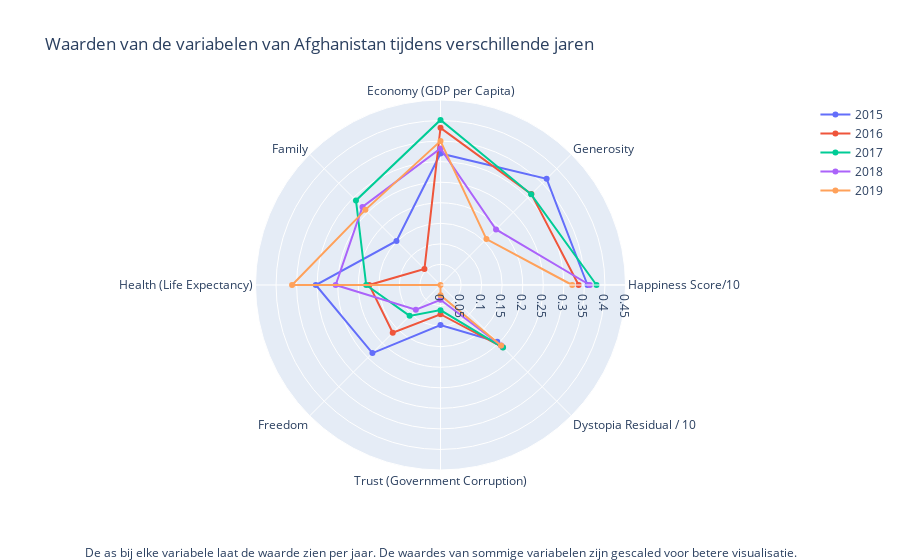

The cell this chart's notebook holds for it:
### Markdown cell above
### Relatieve veranderingen van Afghanistan

In de onderstaande grafiek zijn per jaar alle waarden van Afghanistan laten zien. Als voorbeeld nemen we Family. Door steeds te kijken naar het relatieve verschil tussen twee achtereenvolgende jaren, is te zien dat Family in dezelfde jaren stijgt en daalt als de Happiness Score. Dit kan erop wijzen dat Family invloed heeft op de uiteindelijke Happiness Score.

### Code cell
year = df.head(n=5)["Year"]
generosity = df.head(n=5)["Generosity"]
economy  = df.head(n=5)["Economy (GDP per Capita)"]
family  = df.head(n=5)["Family"]/2
health  = df.head(n=5)["Health (Life Expectancy)"]
freedom  = df.head(n=5)["Freedom"]
trust  = df.head(n=5)["Trust (Government Corruption)"]
dystopia  = df.head(n=5)["Dystopia Residual"]/10
rank = df.head(n=5)["Happiness Rank"] 
score = df.head(n=5)["Happiness Score"]/10

categories = ["Happiness Score/10","Generosity", "Economy (GDP per Capita)", "Family","Health (Life Expectancy)","Freedom",
              "Trust (Government Corruption)","Dystopia Residual / 10"] 


fig = go.Figure()
count = 0

for i in year:
    fig.add_trace(go.Scatterpolar(
          r=[score[count],generosity[count], economy[count], family[count],health[count],freedom[count],trust[count],dystopia[count]],
          theta=categories,
          name=i
    ))
    count += 1

fig.update_layout(
    title = "Waarden van de variabelen van Afghanistan tijdens verschillende jaren",
    polar=dict(
        radialaxis=dict(
        visible=True,
        range=[0, 0.45]
        )),
    showlegend=True,
    margin_b=90,
    annotations = [dict(xref='paper',
                        yref='paper',
                        x=0.5, 
                        y=-0.25,
                        showarrow=False,
                        text ='De as bij elke variabele laat de waarde zien per jaar. De waardes van sommige variabelen zijn gescaled voor betere visualisatie.')]
)

fig.show()

### Figure 1 — Plotly figure (JSON) as saved in the notebook; plotly's stock layout.template omitted (floating-point values rounded to 4 significant figures)
{"data": [{"name": "2015", "r": [0.3575, 0.3651, 0.3198, 0.1514, 0.3034, 0.2341, 0.09719, 0.1952], "theta": ["Happiness Score/10", "Generosity", "Economy (GDP per Capita)", "Family", "Health (Life Expectancy)", "Freedom", "Trust (Government Corruption)", "Dystopia Residual / 10"], "type": "scatterpolar"}, {"name": "2016", "r": [0.336, 0.3127, 0.3823, 0.05518, 0.1734, 0.1643, 0.07112, 0.2146], "theta": ["Happiness Score/10", "Generosity", "Economy (GDP per Capita)", "Family", "Health (Life Expectancy)", "Freedom", "Trust (Government Corruption)", "Dystopia Residual / 10"], "type": "scatterpolar"}, {"name": "2017", "r": [0.3794, 0.3119, 0.4015, 0.2908, 0.1807, 0.1062, 0.06116, 0.2151], "theta": ["Happiness Score/10", "Generosity", "Economy (GDP per Capita)", "Family", "Health (Life Expectancy)", "Freedom", "Trust (Government Corruption)", "Dystopia Residual / 10"], "type": "scatterpolar"}, {"name": "2018", "r": [0.3632, 0.191, 0.332, 0.2685, 0.255, 0.085, 0.036, 0.2083], "theta": ["Happiness Score/10", "Generosity", "Economy (GDP per Capita)", "Family", "Health (Life Expectancy)", "Freedom", "Trust (Government Corruption)", "Dystopia Residual / 10"], "type": "scatterpolar"}, {"name": "2019", "r": [0.3203, 0.158, 0.35, 0.2585, 0.361, 0, 0.025, 0.2083], "theta": ["Happiness Score/10", "Generosity", "Economy (GDP per Capita)", "Family", "Health (Life Expectancy)", "Freedom", "Trust (Government Corruption)", "Dystopia Residual / 10"], "type": "scatterpolar"}], "layout": {"annotations": [{"showarrow": false, "text": "De as bij elke variabele laat de waarde zien per jaar. De waardes van sommige variabelen zijn gescaled voor betere visualisatie.", "x": 0.5, "xref": "paper", "y": -0.25, "yref": "paper"}], "margin": {"b": 90}, "polar": {"radialaxis": {"range": [0, 0.45], "visible": true}}, "showlegend": true, "title": {"text": "Waarden van de variabelen van Afghanistan tijdens verschillende jaren"}}}
